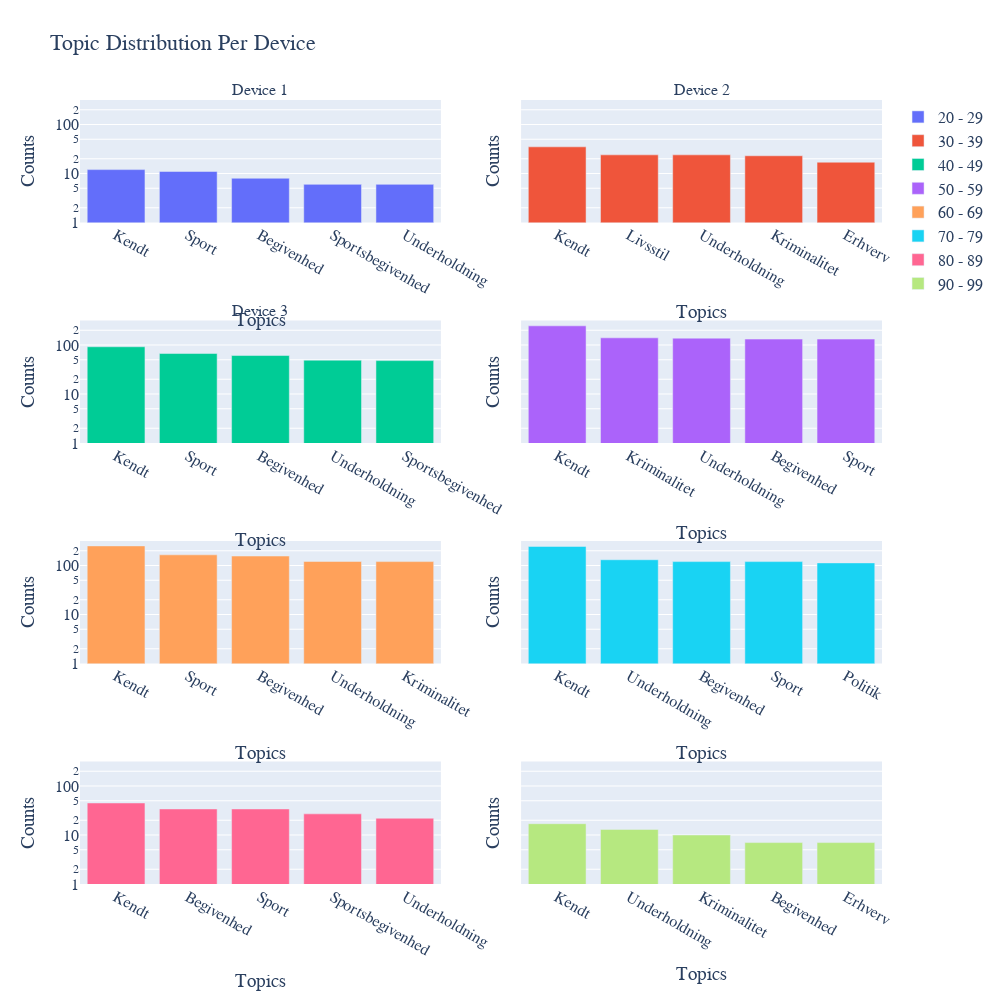

Write notebook code for a chart like this one.
### Markdown cell above
### Topics

### Code cell
# Get all the unique topics
topic_list = unique_subset_topics(df)
unique_topics = sorted(topic_list)

topic_feature_bar_distribution(
    df_ = df, feature_ = 'age', yrange = [0, 2.5],
    topic_list_ = unique_topics , xaxis_title = '',
    yaxis_title = '', title_ = 'Topic Distribution Per Device'
    )

### Figure 1 — Plotly figure (JSON) as saved in the notebook; plotly's stock layout.template omitted (floating-point values rounded to 4 significant figures)
{"data": [{"name": "20 - 29", "type": "bar", "x": ["Kendt", "Sport", "Begivenhed", "Sportsbegivenhed", "Underholdning"], "xaxis": "x", "y": [12, 11, 8, 6, 6], "yaxis": "y"}, {"name": "30 - 39", "type": "bar", "x": ["Kendt", "Livsstil", "Underholdning", "Kriminalitet", "Erhverv"], "xaxis": "x2", "y": [35, 24, 24, 23, 17], "yaxis": "y2"}, {"name": "40 - 49", "type": "bar", "x": ["Kendt", "Sport", "Begivenhed", "Underholdning", "Sportsbegivenhed"], "xaxis": "x3", "y": [92, 67, 61, 49, 48], "yaxis": "y3"}, {"name": "50 - 59", "type": "bar", "x": ["Kendt", "Kriminalitet", "Underholdning", "Begivenhed", "Sport"], "xaxis": "x4", "y": [246, 140, 138, 132, 132], "yaxis": "y4"}, {"name": "60 - 69", "type": "bar", "x": ["Kendt", "Sport", "Begivenhed", "Underholdning", "Kriminalitet"], "xaxis": "x5", "y": [251, 165, 156, 121, 120], "yaxis": "y5"}, {"name": "70 - 79", "type": "bar", "x": ["Kendt", "Underholdning", "Begivenhed", "Sport", "Politik"], "xaxis": "x6", "y": [245, 131, 120, 120, 113], "yaxis": "y6"}, {"name": "80 - 89", "type": "bar", "x": ["Kendt", "Begivenhed", "Sport", "Sportsbegivenhed", "Underholdning"], "xaxis": "x7", "y": [45, 34, 34, 27, 22], "yaxis": "y7"}, {"name": "90 - 99", "type": "bar", "x": ["Kendt", "Underholdning", "Kriminalitet", "Begivenhed", "Erhverv"], "xaxis": "x8", "y": [17, 13, 10, 7, 7], "yaxis": "y8"}], "layout": {"annotations": [{"font": {"size": 16}, "showarrow": false, "text": "Device 1", "x": 0.225, "xanchor": "center", "xref": "paper", "y": 1, "yanchor": "bottom", "yref": "paper"}, {"font": {"size": 16}, "showarrow": false, "text": "Device 2", "x": 0.775, "xanchor": "center", "xref": "paper", "y": 1, "yanchor": "bottom", "yref": "paper"}, {"font": {"size": 16}, "showarrow": false, "text": "Device 3", "x": 0.225, "xanchor": "center", "xref": "paper", "y": 0.7188, "yanchor": "bottom", "yref": "paper"}], "font": {"family": "Courier New, monospace", "size": 16}, "height": 1000, "title": {"text": "Topic Distribution Per Device"}, "uniformtext": {"minsize": 8, "mode": "hide"}, "width": 1000, "xaxis": {"anchor": "y", "domain": [0, 0.45], "title": {"text": "Topics"}}, "xaxis2": {"anchor": "y2", "domain": [0.55, 1], "title": {"text": "Topics"}}, "xaxis3": {"anchor": "y3", "domain": [0, 0.45], "title": {"text": "Topics"}}, "xaxis4": {"anchor": "y4", "domain": [0.55, 1], "title": {"text": "Topics"}}, "xaxis5": {"anchor": "y5", "domain": [0, 0.45], "title": {"text": "Topics"}}, "xaxis6": {"anchor": "y6", "domain": [0.55, 1], "title": {"text": "Topics"}}, "xaxis7": {"anchor": "y7", "domain": [0, 0.45], "title": {"text": "Topics"}}, "xaxis8": {"anchor": "y8", "domain": [0.55, 1], "title": {"text": "Topics"}}, "yaxis": {"anchor": "x", "domain": [0.8438, 1], "range": [0, 2.5], "title": {"text": "Counts"}, "type": "log"}, "yaxis2": {"anchor": "x2", "domain": [0.8438, 1], "matches": "y", "range": [0, 2.5], "showticklabels": false, "title": {"text": "Counts"}, "type": "log"}, "yaxis3": {"anchor": "x3", "domain": [0.5625, 0.7188], "range": [0, 2.5], "title": {"text": "Counts"}, "type": "log"}, "yaxis4": {"anchor": "x4", "domain": [0.5625, 0.7188], "matches": "y3", "range": [0, 2.5], "showticklabels": false, "title": {"text": "Counts"}, "type": "log"}, "yaxis5": {"anchor": "x5", "domain": [0.2812, 0.4375], "range": [0, 2.5], "title": {"text": "Counts"}, "type": "log"}, "yaxis6": {"anchor": "x6", "domain": [0.2812, 0.4375], "matches": "y5", "range": [0, 2.5], "showticklabels": false, "title": {"text": "Counts"}, "type": "log"}, "yaxis7": {"anchor": "x7", "domain": [0, 0.1562], "range": [0, 2.5], "title": {"text": "Counts"}, "type": "log"}, "yaxis8": {"anchor": "x8", "domain": [0, 0.1562], "matches": "y7", "range": [0, 2.5], "showticklabels": false, "title": {"text": "Counts"}, "type": "log"}}}
